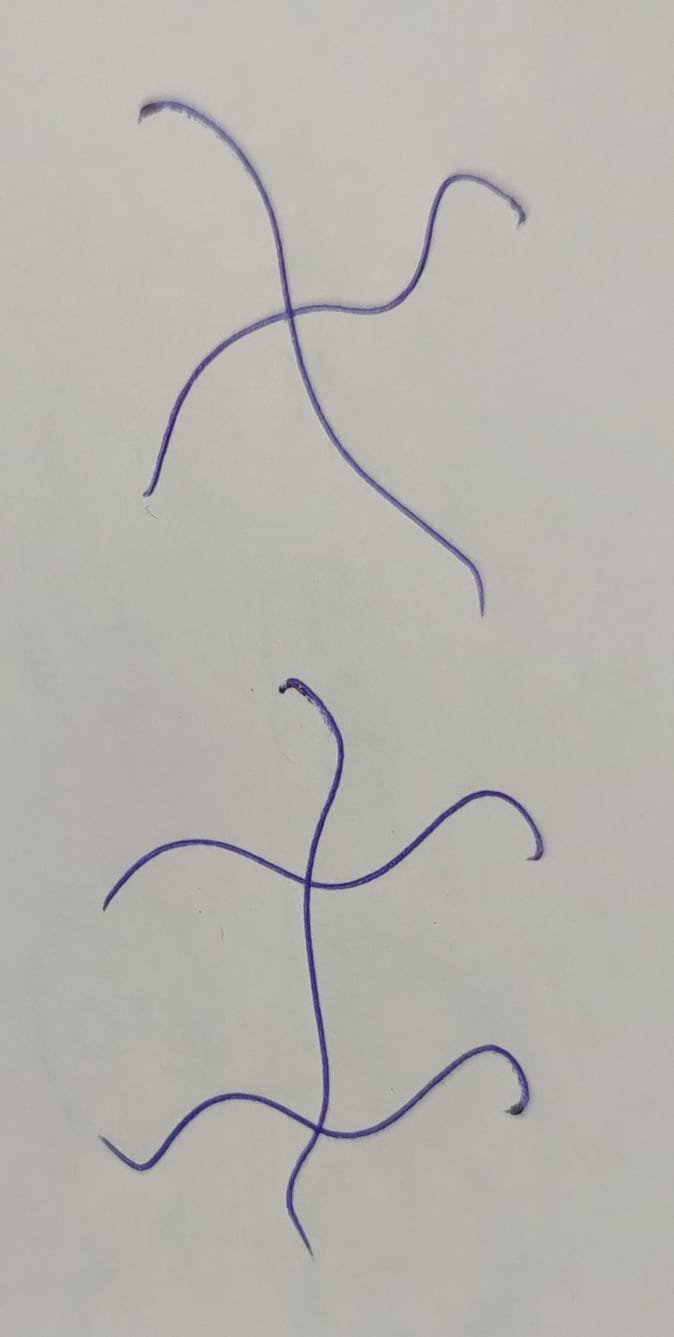
#> input picture Cotton2-main/Cotton2-main/server/lines/image-2.jpg, 674 x 1337 px
$ python -i lines_1.py   (imports and definitions only)
#> lines starting #> are read from the running program, lines starting #| are printed output that depends on the picture; after the words box and inside, x2 and y2 are one past the last pixel; in counts of white or black regions, pixels touching at a corner belong together
from plantcv import plantcv as pcv
import matplotlib.pyplot as plt
import cv2 as cv


# define a custom class to read filename from cv.imread
class MyImage:
    def __init__(self, img_name):
        self.img = cv.imread(img_name, cv.IMREAD_GRAYSCALE)
        self.__name = img_name

    def __str__(self):
        return self.__name


def scale_calibration(img):
    # read img
#> called with img = 'lines/image-2.jpg'
    scale = cv.imread(img, cv.IMREAD_GRAYSCALE)
#> scale: shape (1337, 674); min 28, max 212, mean 180.1
    # invert background
    scale = 255 - scale
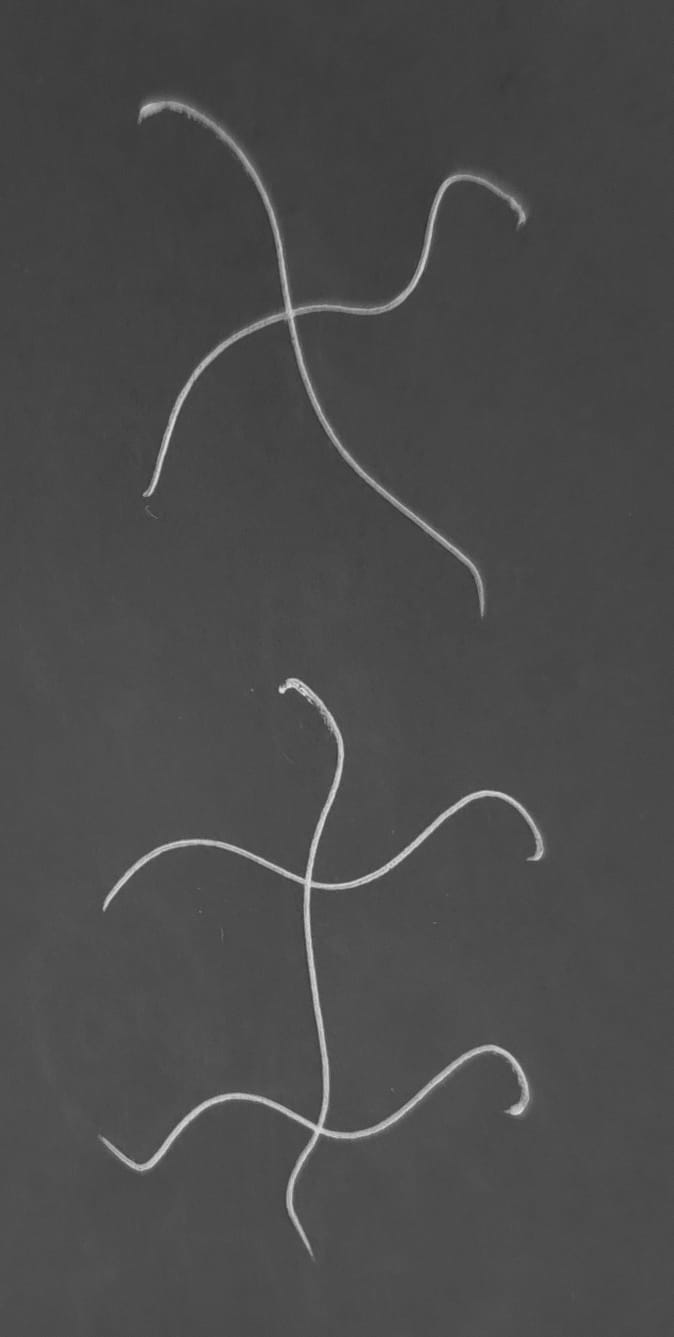
#> scale: shape (1337, 674); min 43, max 227, mean 74.9
    # binarize img
    _, scale_bin = cv.threshold(scale, 40, 255, cv.THRESH_BINARY)
#> scale_bin: shape (1337, 674); every value is 255
    # get bounding rectangle to get width of the scale
    x, y, w, h = cv.boundingRect(scale_bin)
#> x = 0; y = 0; w = 674; h = 1337
    # define calibration (known distance / distance in pixels of scale)
    calibration = 0.5 / w
#> calibration = 0.000742
    # plot bounding rectangle to debug
    plt.imshow(cv.rectangle(scale, cv.boundingRect(scale_bin), (255, 255, 0), 2))
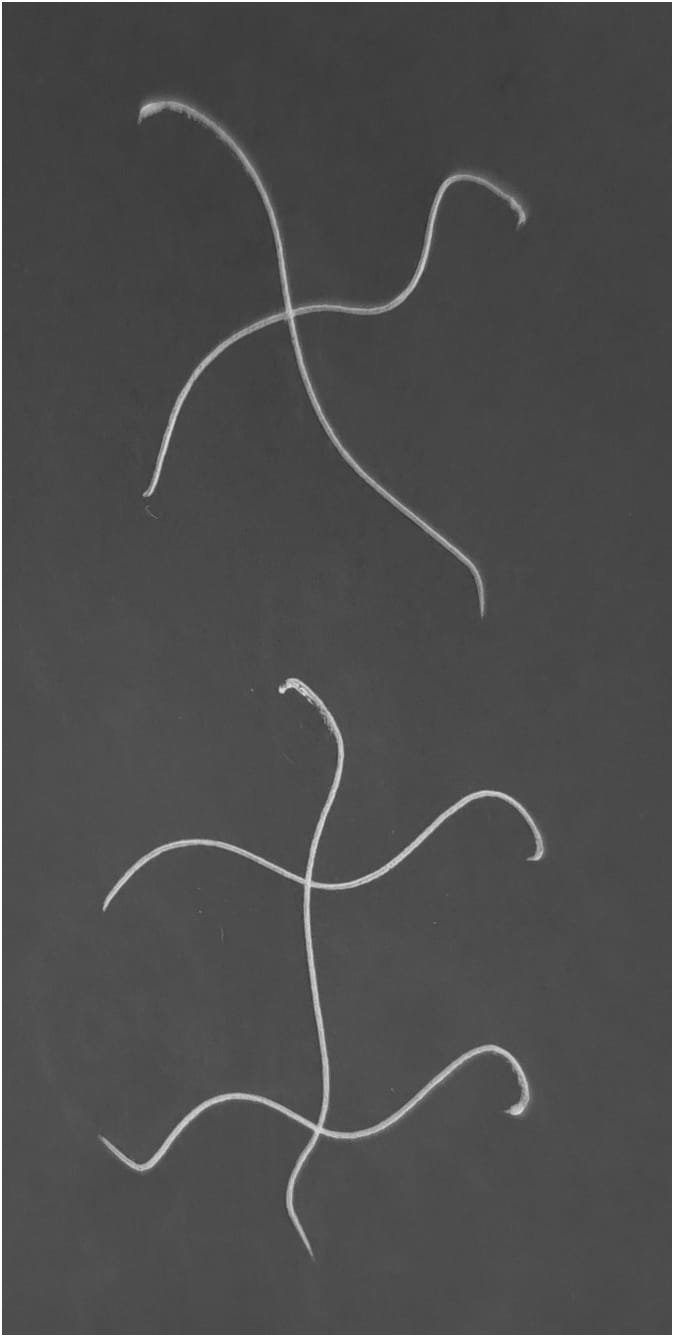
#> scale: shape (1337, 674); 0.89% of pixels changed, all inside (x1, y1, x2, y2) = (0, 0, 674, 1337)

    return calibration


# [77 lines left out: function fiber_length_1, not called in this run]

>>> result = scale_calibration('lines/image-2.jpg')
#> result = 0.000742

$ run again, on Cotton2-main/Cotton2-main/server/lines/lines_3.jpg
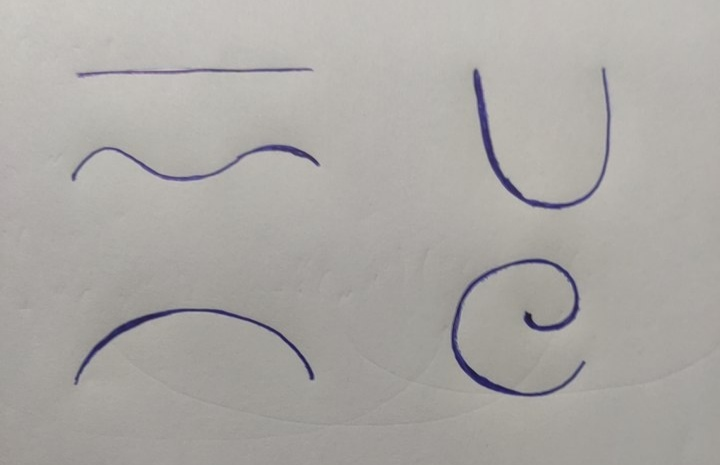
#> input picture Cotton2-main/Cotton2-main/server/lines/lines_3.jpg, 720 x 465 px
#> in scale_calibration, `scale = 255 - scale`:
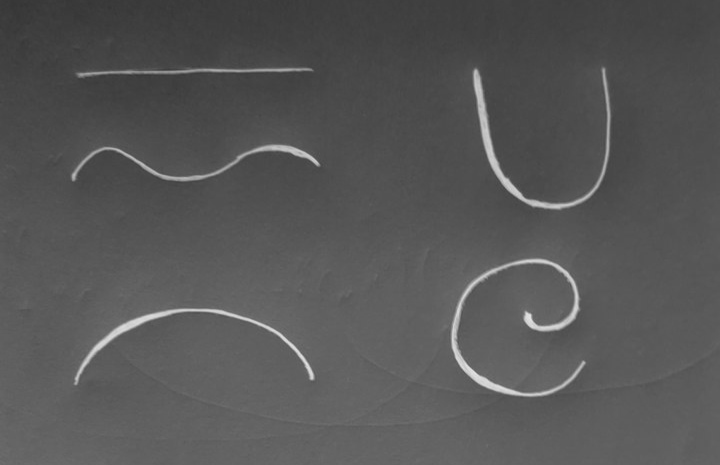
#> scale: shape (465, 720); min 53, max 229, mean 86.2
#> scale_bin: shape (465, 720); every value is 255
#> x = 0; w = 720; h = 465
#> calibration = 0.000694
#> in scale_calibration, `plt.imshow(cv.rectangle(scale, cv.boundingRect(scale_bin), (255, 255, ..`:
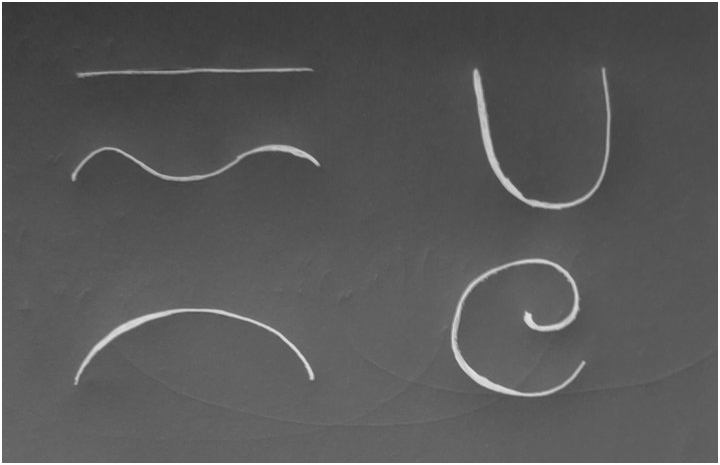
#> scale: shape (465, 720); 1.41% of pixels changed, all inside (x1, y1, x2, y2) = (0, 0, 720, 465)
